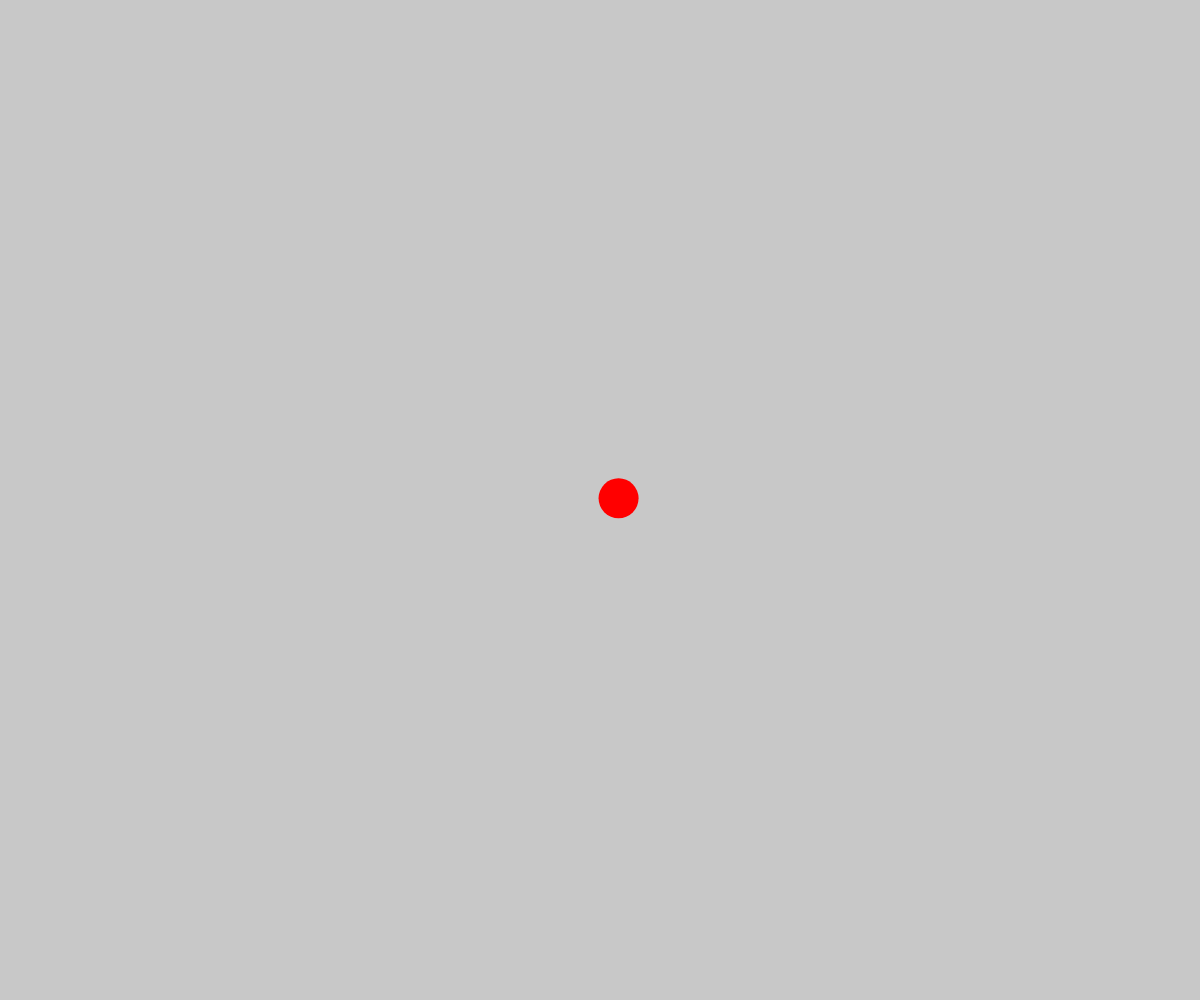
Frame 1 (no input)
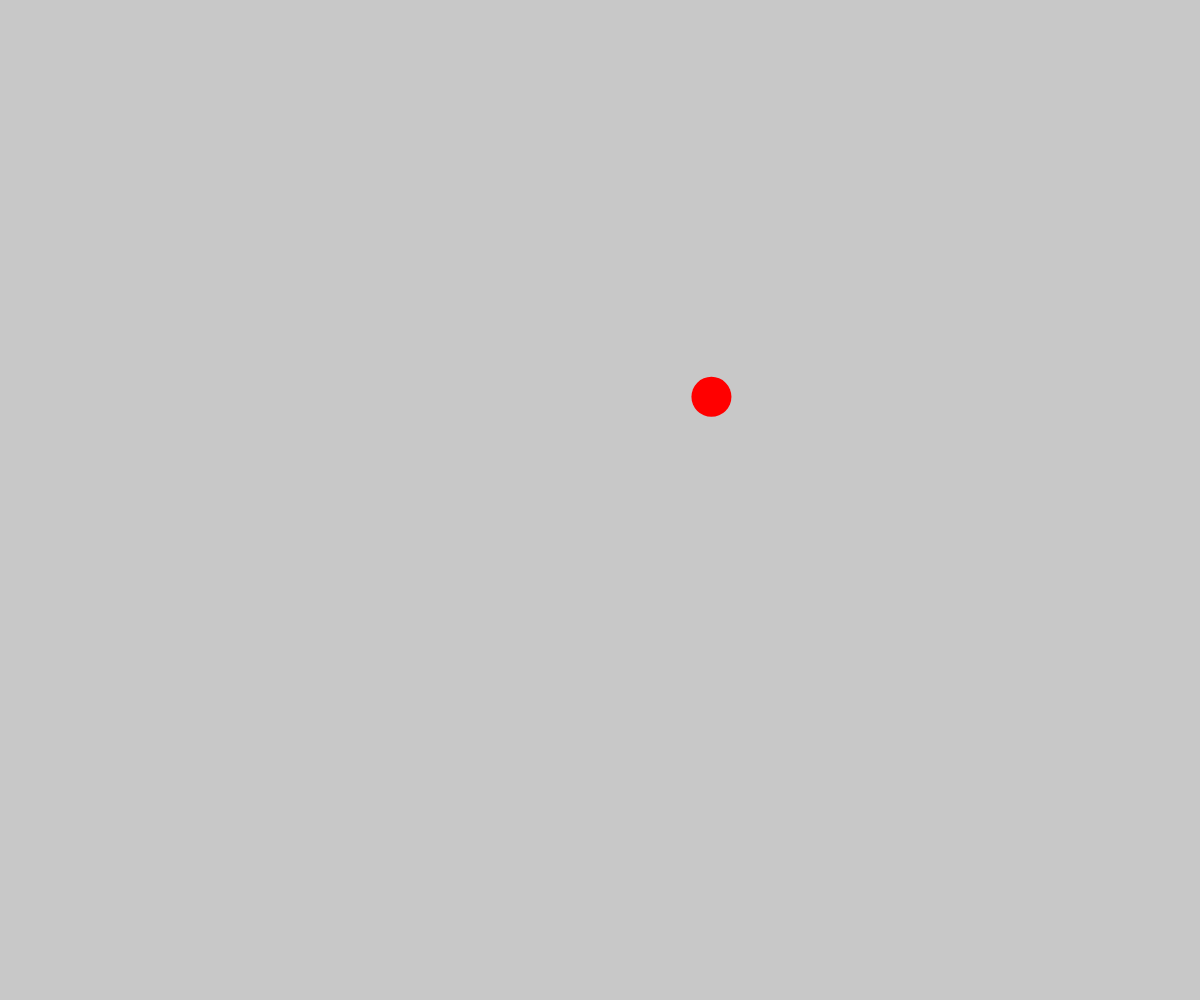
Frame 60 (no input)
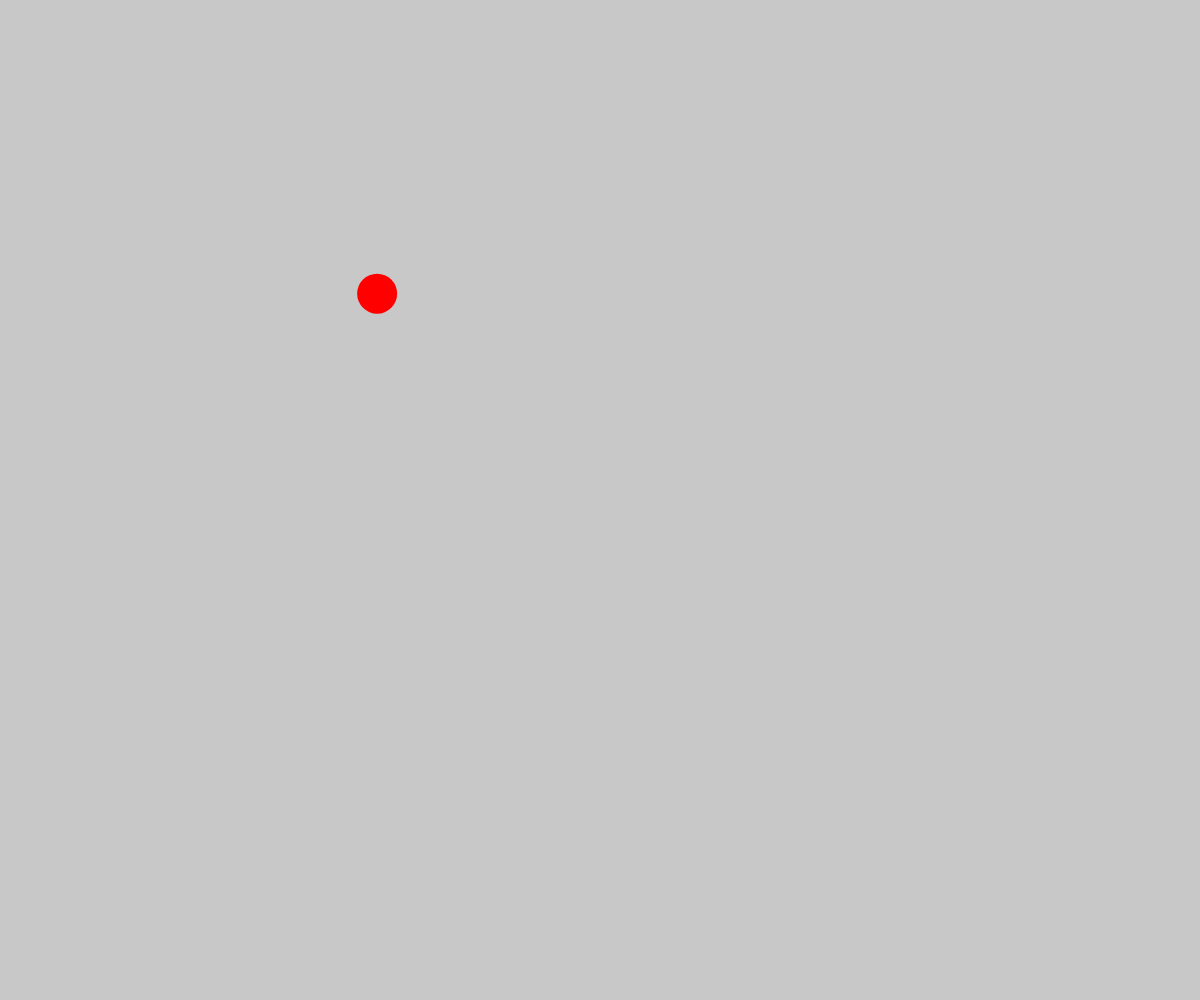
Frame 120 (the mouse pressed at the canvas centre since frame 60)

The p5.js sketch that drew these frames (run headless with seeded random() and noise() and a simulated clock; from frame 60 on, the mouse is pressed at the canvas centre):

// p5.js sketch
// ── sketch.js
let posizioneX, posizioneY

function setup() {
	createCanvas(windowWidth, windowHeight)

posizioneX = width/2
posizioneY = height/2

velX = random( -10, 30)
velY = random( -10, 30)

} 

function windowResized() {
	resizeCanvas(windowWidth, windowHeight)
}




function draw() {
	posizioneX = posizioneX + velX;
	posizioneY = posizioneY + velY;
	

	if (posizioneX >= width || posizioneX <0) {
      velX = -velX  
	}
	
	if (posizioneY >= height || posizioneY <0) {
		velY = -velY  

                   }
	background(200);

	noStroke()
	fill(255, 0, 0)
	circle(posizioneX, posizioneY, 40)
	
	
}
